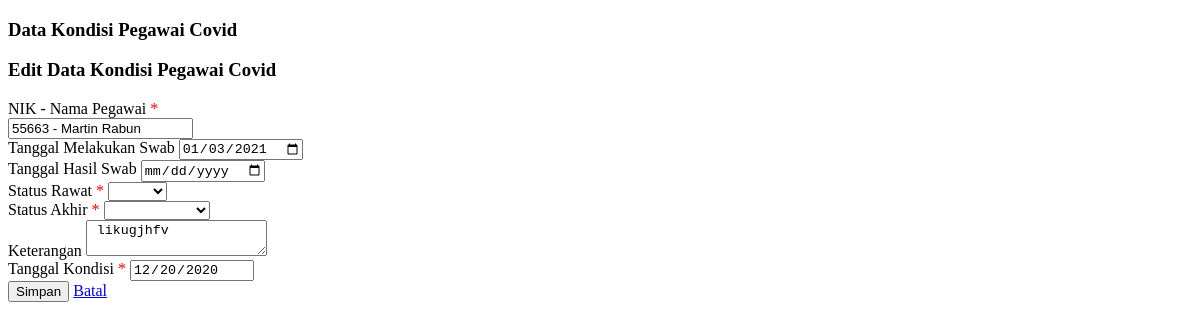
Before: /page/kon_edit.php?kon_id=38 with the older database file.
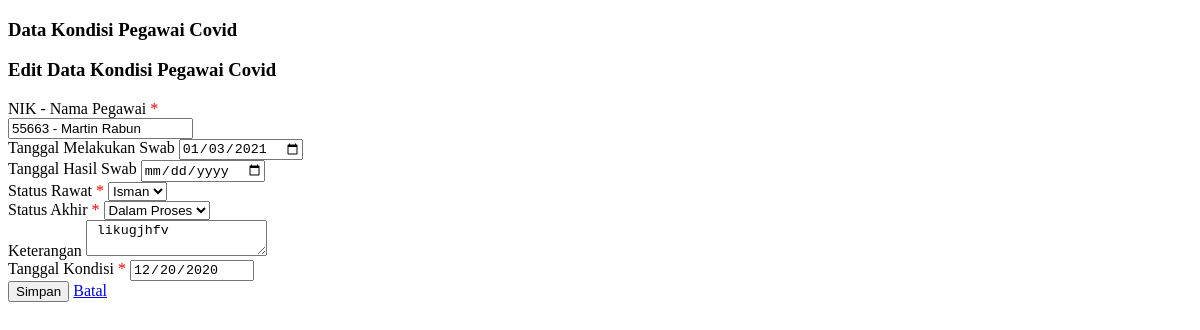
After: the same page with the newer database file.
### tables this page shows
CREATE TABLE `tb_kon` (
  `kon_id` int(11) NOT NULL,
  `kon_peg_id` int(11) NOT NULL,
  `kon_peg_nama` varchar(30) NOT NULL,
  `kon_peg_jk` enum('Laki-laki','Perempuan') NOT NULL,
  `kon_peg_tgllahir` date NOT NULL,
  `kon_peg_nip` varchar(20) NOT NULL,
  `kon_peg_nik` varchar(20) NOT NULL,
  `kon_peg_stapeg` varchar(30) NOT NULL,
  `kon_peg_org` varchar(40) NOT NULL,
  `kon_peg_orgsat` varchar(40) NOT NULL,
  `kon_peg_orgunit` varchar(40) NOT NULL,
  `kon_tglswab` date NOT NULL,
  `kon_tglhasil` date NOT NULL,
  `kon_starawat` varchar(15) NOT NULL,
  `kon_staakhir` varchar(15) NOT NULL,
  `kon_status` varchar(15) NOT NULL,
  `kon_ket` text NOT NULL,
  `kon_tgl` date NOT NULL,
  `kon_tglinput` date NOT NULL
);

### page/kon_edit.php (the view, shortened to what this page needs)
<?php
  $kon_id       = $_GET['kon_id'];
  $query_kon    = mysqli_query($koneksi,"SELECT * FROM tb_kon WHERE kon_id='$kon_id'");
  $data_kon     = mysqli_fetch_array($query_kon);
  $kon_peg_nik  = $data_kon['kon_peg_nik'];
  $kon_peg_nama = $data_kon['kon_peg_nama'];
?>
<!DOCTYPE html>
<html>
<head>
</head>
<body>
  <div class="row">
    <div class="col-xs-12 col-md-8">
      <h3><span class="fa fa-male"></span>
        Data Kondisi Pegawai Covid
    </h3>
    </div>
  </div>
  <section class="content">
      <div class="box box-default">
        <div class="box-header with-border">
          <h3 class="box-title">Edit Data Kondisi Pegawai Covid</h3>
        </div>
        <div class="box-body">
          <div class="row">
            <div class="col-md-12">
              <form method="POST">
                <div class="form-group">
                  <label>NIK - Nama Pegawai</label><font color="red"> *</font><br>
                  <input class="form-control" name="kon_peg_nik" required="required" value="<?php echo $kon_peg_nik." - ".$kon_peg_nama  ;?>" readonly>
                </div>
                <div class="form-group">
                  <label>Tanggal Melakukan Swab</label>
                  <input class="form-control" name="kon_tglswab" type="date" value="<?php echo $data_kon['kon_tglswab']; ?>"/>
                </div>
                <div class="form-group">
                  <label>Tanggal Hasil Swab</label>
                  <input class="form-control" name="kon_tglhasil" type="date" value="<?php echo $data_kon['kon_tglhasil']; ?>"/>
                </div>
                <div class="form-group">
                  <label>Status Rawat</label><font color="red"> *</font>
                  <select name="kon_starawat" class="form-control" required="required">
                    <option><?php echo $data_kon['kon_starawat']; ?></option>
                    <option class="form-control">Isman</option>
                  </select>
                </div>
                <div class="form-group">
                  <label>Status Akhir</label><font color="red"> *</font>
                  <select name="kon_staakhir" class="form-control" required="required">
                    <option><?php echo $data_kon['kon_staakhir']; ?></option>
                    <option class="form-control">Dalam Proses</option>
                  </select>
                </div>
                <div class="form-group">
                    <label>Keterangan</label>
                    <textarea class="form-control" name="kon_ket"><?php echo $data_kon['kon_ket']; ?></textarea>
                </div>
                <div class="form-group">
                  <label>Tanggal Kondisi</label><font color="red"> *</font>
                  <input class="form-control" name="kon_tgl" type="date" required="required" value="<?php echo $data_kon['kon_tgl']; ?>" readonly/>
                </div>
                  <input name="fsimpan" type="submit"  class="btn btn-sm btn-primary" value="Simpan">
                  <a  class="btn btn-sm btn-danger"
                      href="?menu=kon_data&peg_nik=<?php echo $kon_peg_nik;?>">Batal
                  </a>
              </form>
            </div>
          </div>
        </div>
      </div>
    </section>

Changed rows visible on the page:
changed tb_kon "55663 - Martin Rabun": kon_starawat (not shown) → "Isman"; kon_staakhir (not shown) → "Dalam Proses"
